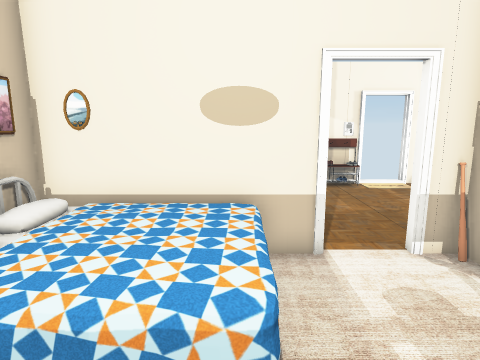
View 1 (above)

20 first-person views from a walk through a scene from a Unity 3-D project. The camera is 1.5 m above the floor, tilts 10° down and sees 75° across. The floor is counted in squares, 0.5 m on a side. Each view is taken from the middle of a square. On the plan, view 1 faces up. The plan holds only what a view shows up to about 20 squares ahead; the rest is blank. The player is left out. Door leaves are left out, so doorways stand open. Some surface patterns are stand-ins.

View 2
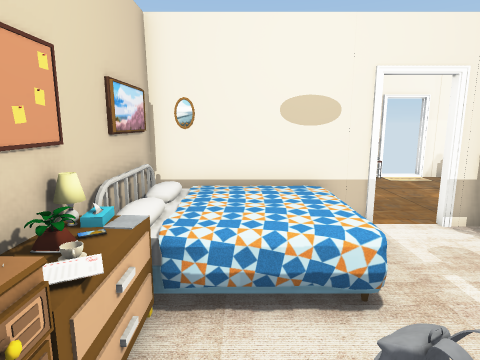

View 3
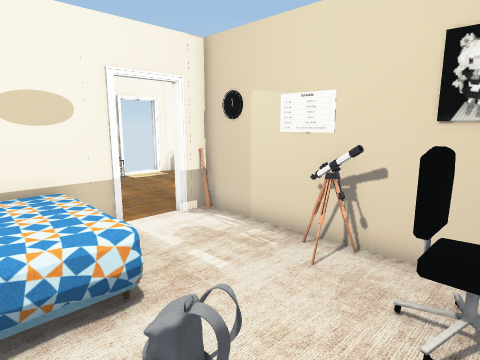

View 4
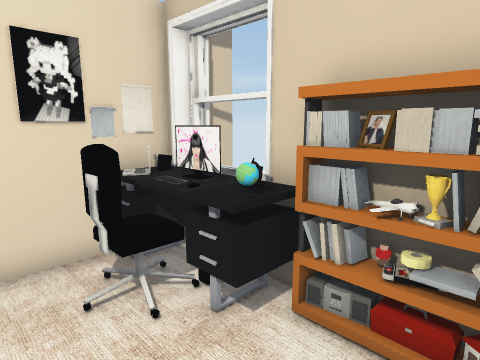

View 5
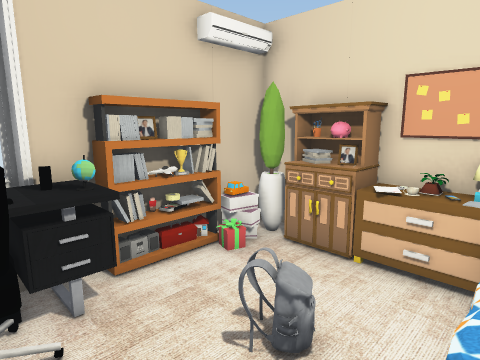

View 6
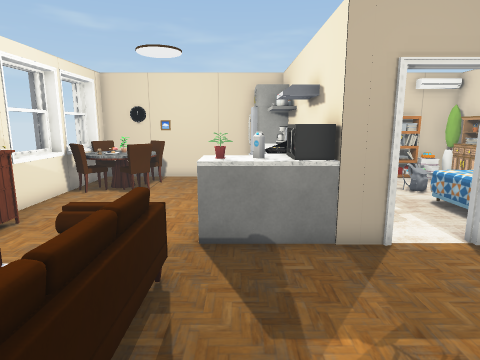

View 7
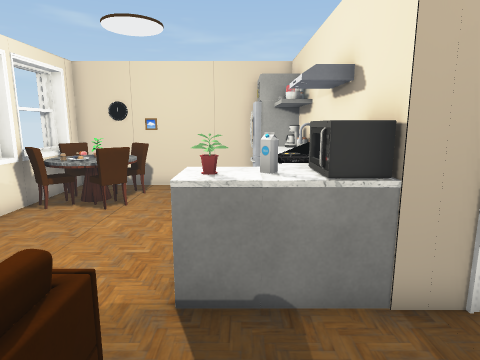

View 8
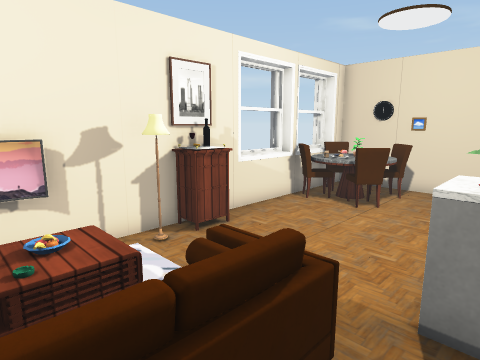

View 9
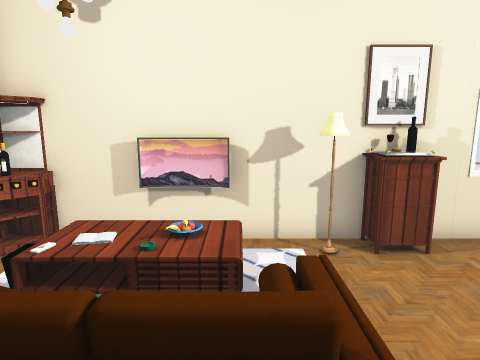

View 10
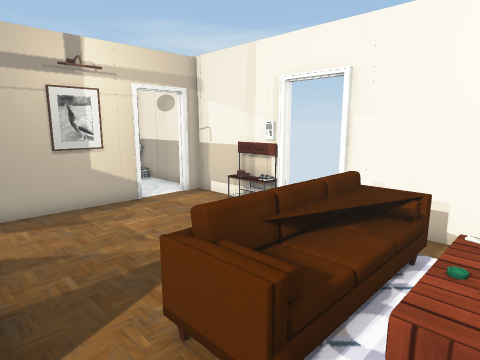

View 11
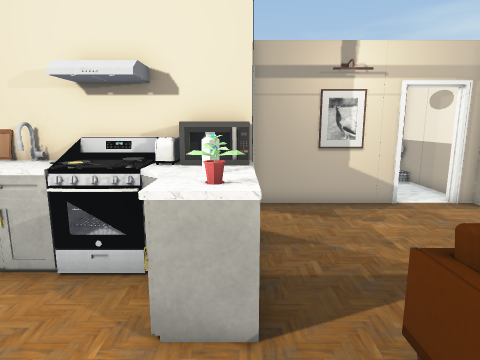

View 12
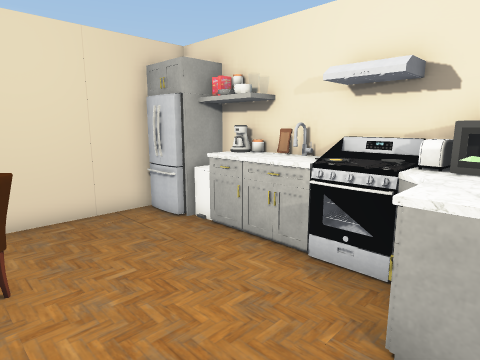

View 13
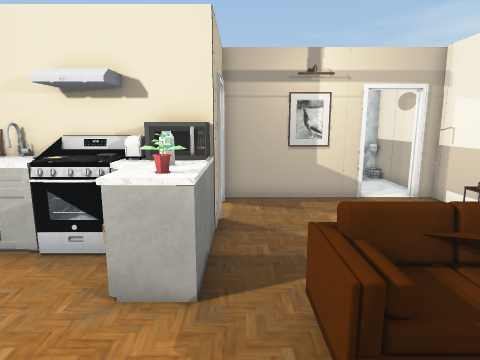

View 14
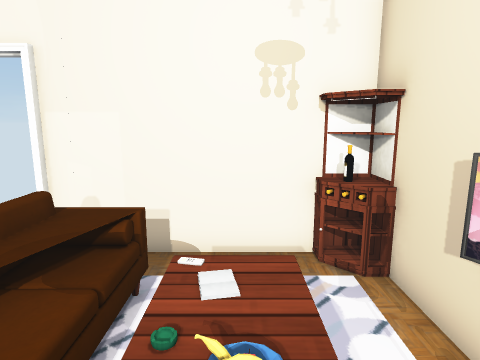

View 15
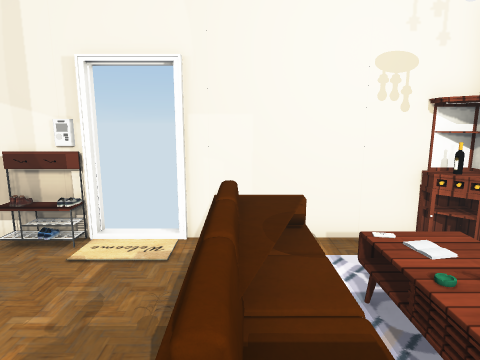

View 16
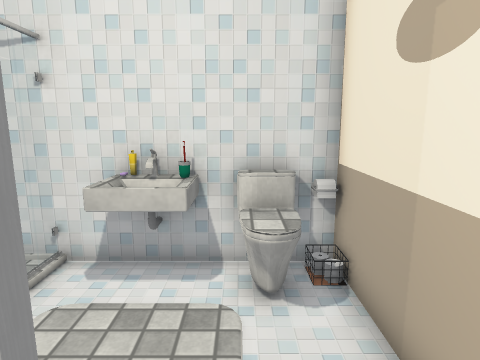

View 17
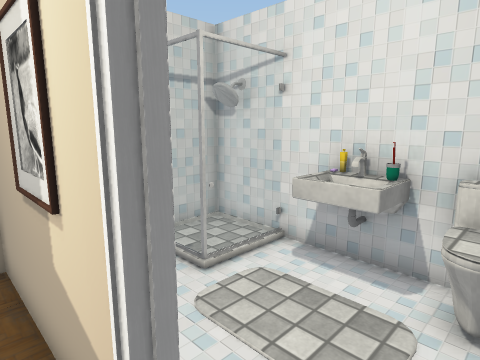

View 18
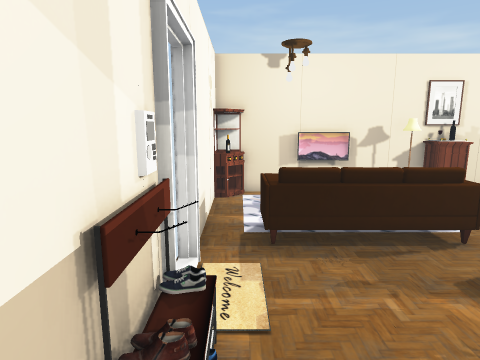

View 19
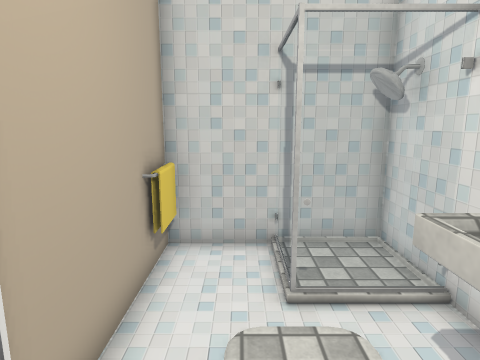

View 20
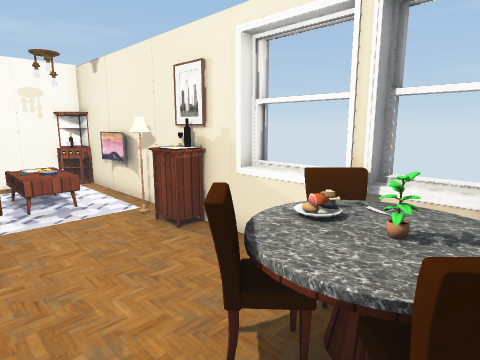

### Floor plan
Ten units are one square. View 1 is at (0, 0); x grows to the right and y downward. Boxes are objects, and circles mark ways between rooms. Rooms are numbered by the first view taken in them; rooms with no view inside come last. Other rooms are left out.
<svg viewBox="-51 -170 220 215">
<path fill="none" stroke="#000" d="M18 -70 -46 -70 -46 0M18 40 24 40M52 15 52 -55M-46 23 -46 35 18 35M31 40 39 40M-46 -100 -46 -73 -19 -73M91 -66 91 -56M55 -56 55 -16M52 -55 52 -70 41 -70M70 -33 70 4M41 -73 55 -73 55 -65M57 -23 62 -22M56 -22 62 -23M158 -105 158 -110M158 -109 158 -119M158 -117 157 -123M164 -10 164 -40M12 -131 12 -73 18 -73M46 -161 12 -161 12 -152M145 -161 84 -161M71 35 160 35 160 -150M164 26 164 -4M124 13 122 8M-4 -161 -46 -161 -46 -100M-19 -73 8 -73 8 -131M5 -76 5 -91M48 35 53 35M55 -16 55 14"/>
<rect x="-45" y="15" width="10" height="20" fill="#bbb"><title>other object</title></rect>
<rect x="-45" y="-5" width="20" height="30" fill="#bbb"><title>drawers</title></rect>
<rect x="-45" y="5" width="10" height="10" fill="#bbb"><title>books</title></rect>
<rect x="-45" y="-15" width="20" height="10" fill="#bbb"><title>drawers</title></rect>
<rect x="-45" y="-35" width="20" height="20" fill="#bbb"><title>books</title></rect>
<rect x="-45" y="-65" width="50" height="40" fill="#bbb"><title>bed</title></rect>
<rect x="-45" y="-65" width="10" height="20" fill="#bbb"><title>other object</title></rect>
<rect x="-35" y="25" width="10" height="10" fill="#bbb"><title>other object</title></rect>
<rect x="-25" y="25" width="10" height="10" fill="#bbb"><title>books</title></rect>
<rect x="-15" y="25" width="10" height="10" fill="#bbb"><title>books</title></rect>
<rect x="-15" y="15" width="10" height="10" fill="#bbb"><title>other object</title></rect>
<rect x="-5" y="25" width="10" height="10" fill="#bbb"><title>books</title></rect>
<rect x="-5" y="-15" width="10" height="10" fill="#bbb"><title>other object</title></rect>
<rect x="5" y="25" width="10" height="10" fill="#bbb"><title>shelf</title></rect>
<rect x="5" y="5" width="40" height="30" fill="#bbb"><title>other object</title></rect>
<rect x="35" y="15" width="10" height="10" fill="#bbb"><title>other object</title></rect>
<rect x="35" y="-25" width="10" height="20" fill="#bbb"><title>other object</title></rect>
<rect x="45" y="-165" width="10" height="10" fill="#bbb"><title>rack</title></rect>
<rect x="55" y="15" width="20" height="10" fill="#bbb"><title>fridge</title></rect>
<rect x="55" y="5" width="20" height="10" fill="#bbb"><title>other object</title></rect>
<rect x="55" y="-55" width="20" height="20" fill="#bbb"><title>stove</title></rect>
<rect x="55" y="-55" width="10" height="10" fill="#bbb"><title>other object</title></rect>
<rect x="55" y="-75" width="20" height="20" fill="#bbb"><title>microwave</title></rect>
<rect x="55" y="-155" width="10" height="10" fill="#bbb"><title>other object</title></rect>
<rect x="55" y="-165" width="10" height="10" fill="#bbb"><title>other object</title></rect>
<rect x="75" y="-75" width="20" height="10" fill="#bbb"><title>other object</title></rect>
<rect x="85" y="-145" width="30" height="60" fill="#bbb"><title>sofa</title></rect>
<rect x="105" y="-115" width="10" height="10" fill="#bbb"><title>rug</title></rect>
<rect x="105" y="-155" width="50" height="20" fill="#bbb"><title>rug</title></rect>
<rect x="115" y="15" width="20" height="10" fill="#bbb"><title>chair</title></rect>
<rect x="115" y="-15" width="20" height="20" fill="#bbb"><title>chair</title></rect>
<rect x="115" y="-135" width="30" height="40" fill="#bbb"><title>table</title></rect>
<rect x="125" y="-135" width="10" height="20" fill="#bbb"><title>books</title></rect>
<rect x="135" y="25" width="10" height="10" fill="#bbb"><title>other object</title></rect>
<rect x="135" y="5" width="10" height="10" fill="#bbb"><title>other object</title></rect>
<rect x="135" y="-5" width="10" height="10" fill="#bbb"><title>other object</title></rect>
<rect x="135" y="-15" width="10" height="10" fill="#bbb"><title>other object</title></rect>
<rect x="145" y="15" width="10" height="10" fill="#bbb"><title>chair</title></rect>
<rect x="145" y="-5" width="10" height="10" fill="#bbb"><title>other object</title></rect>
<rect x="145" y="-15" width="10" height="10" fill="#bbb"><title>chair</title></rect>
<rect x="145" y="-75" width="10" height="30" fill="#bbb"><title>cabinet</title></rect>
<rect x="145" y="-85" width="10" height="10" fill="#bbb"><title>other object</title></rect>
<rect x="145" y="-165" width="10" height="20" fill="#bbb"><title>cabinet</title></rect>
<rect x="-45" y="-135" width="20" height="30" fill="#bbb"><title>other object</title></rect>
<rect x="-45" y="-155" width="20" height="20" fill="#bbb"><title>other object</title></rect>
<rect x="45" y="25" width="10" height="10" fill="#bbb"><title>other object</title></rect>
<rect x="45" y="15" width="10" height="10" fill="#bbb"><title>other object</title></rect>
<rect x="55" y="25" width="20" height="10" fill="#bbb"><title>cabinet</title></rect>
<rect x="55" y="-15" width="10" height="10" fill="#bbb"><title>other object</title></rect>
<circle cx="30" cy="-70" r="3" fill="#2a7"/>
<circle cx="10" cy="-140" r="3" fill="#2a7"/>
<text x="0" y="-20">1</text>
<text x="90" y="-70">2</text>
<text x="-20" y="-120">3</text>
<text x="60" y="20">4</text>
</svg>
Room 1 opens to room 2. Room 2 opens to room 3.

Where each view was taken, in squares from view 1:
view 1: 0 up, 0 right, facing up
view 2: 2 down, 2 left, facing up
view 3: 2 down, 2 left, facing up-right
view 4: 1 up, 2 left, facing down-right
view 5: 3 up, 3 right, facing down-left
view 6: 15 up, 8 right, facing down
view 7: 12 up, 8 right, facing down
view 8: 12 up, 8 right, facing down-right
view 9: 10 up, 8 right, facing right
view 10: 7 up, 13 right, facing up-left
view 11: 7 up, 13 right, facing left
view 12: 7 up, 13 right, facing down-left
view 13: 8 up, 14 right, facing left
view 14: 9 up, 13 right, facing up
view 15: 8 up, 10 right, facing up
view 16: 14 up, 2 right, facing left
view 17: 15 up, 2 right, facing down-left
view 18: 15 up, 2 right, facing right
view 19: 15 up, 1 left, facing down
view 20: 2 down, 10 right, facing up-right
